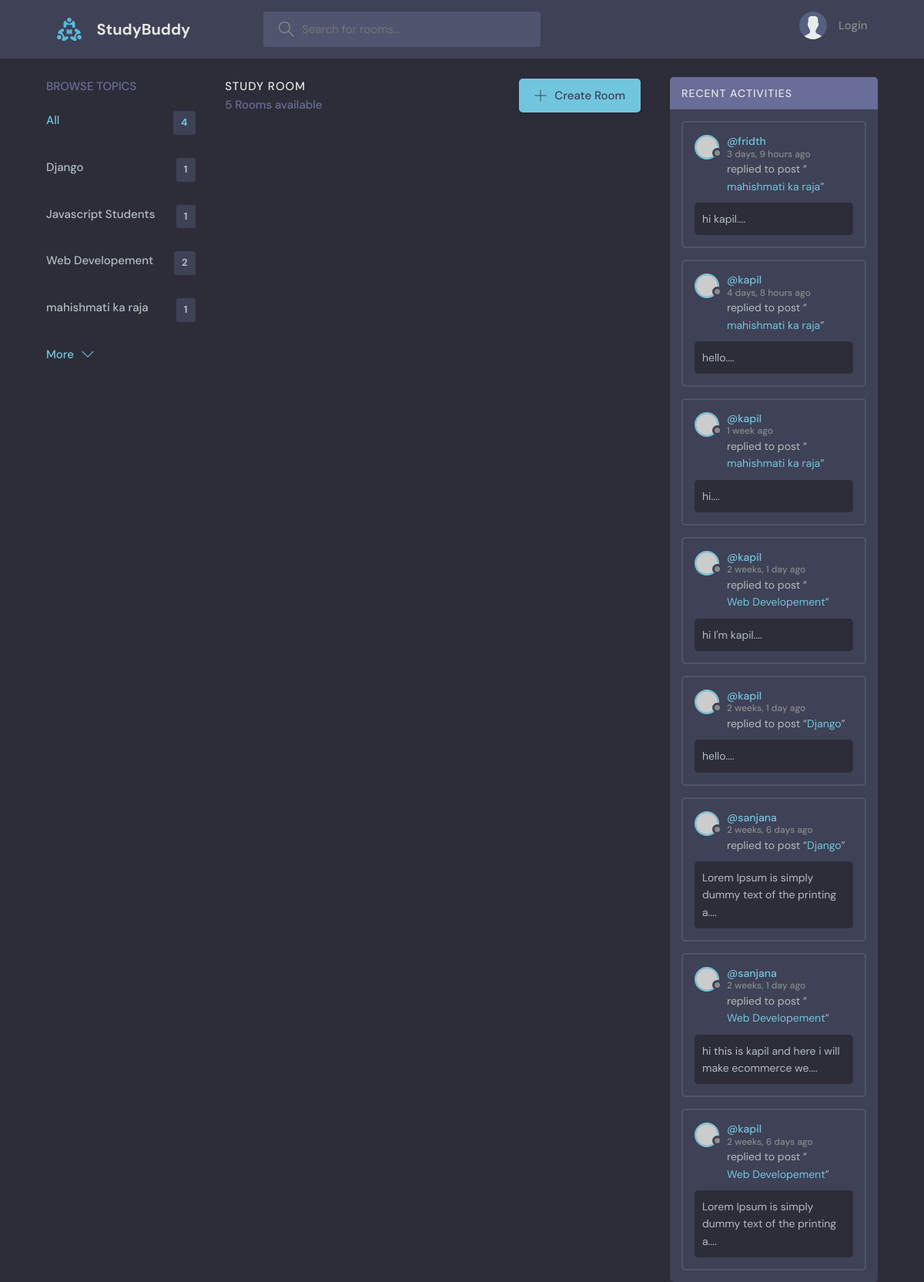
The page / on the database its author committed.
### base/models.py (models this page shows, shortened)
class Topic(models.Model):
    name=models.CharField(max_length=200)
    def __str__(self):
        return self.name

class Message(models.Model):
    user=models.ForeignKey(User,on_delete=models.CASCADE, default=True)
    room=models.ForeignKey(Room, on_delete=models.CASCADE )
    body=models.TextField()
    updated=models.DateTimeField(auto_now=True)
    created=models.DateTimeField(auto_now_add=True)
    class Meta():
        ordering= ['-updated','-created']
    def __str__(self):
        return self.body[0:50]

class Room(models.Model):
    host=models.ForeignKey(User,on_delete=models.SET_NULL, null=True)
    topic=models.ForeignKey(Topic, on_delete=models.SET_NULL, null=True)
    name=models.CharField(max_length=100)
    description=models.TextField(null=True , blank=True)
    participants=models.ManyToManyField(User, related_name='participants',blank=True)
    updated=models.DateTimeField(auto_now=True)
    created=models.DateTimeField(auto_now_add=True)
    class Meta():
        ordering= ['-updated','-created']

### base/views.py (the view)
# urls.py: path('', views.home,name='home'),
def home(request):
    q=request.GET.get('q') if request.GET.get('q') != None else ''
    rooms=Room.objects.filter(topic__name__icontains=q)
    topic=Topic.objects.all()
    room_messages=Message.objects.filter(room__topic__name__icontains=q)
    context={'rooms':rooms, 'topic':topic,'room_messages': room_messages}
    return render(request,'base/home.html', context)

### base/templates/base/home.html (shortened to what this page needs)
{% extends 'main.html' %}
{% block content %}
    <main class="layout layout--3">
      <div class="container">
        {% include 'base/topic.html' %}
        <div class="roomList">
          <div class="roomList__header">
            <div>
              <h2>Study Room</h2>
              <p>{{rooms.count}} Rooms available</p>
            </div>
            <a class="btn btn--main" href="{% url 'create-form' %}">
              <svg version="1.1" xmlns="http://www.w3.org/2000/svg" width="32" height="32" viewBox="0 0 32 32">
                <title>add</title>
                <path
                  d="M16.943 0.943h-1.885v14.115h-14.115v1.885h14.115v14.115h1.885v-14.115h14.115v-1.885h-14.115v-14.115z"
                ></path>
              </svg>
              Create Room
            </a>
          </div>
        </div>
        <div class="activities">
          <div class="activities__header">
            <h2>Recent Activities</h2>
          </div>
          {% include 'base/recent_activity.html' %}
        </div>
      </div>
    </main>
    {% endblock content %}

### base/templates/base/topic.html
<div class="topics">
    <div class="topics__header">
      <h2>Browse Topics</h2>
    </div>
    <ul class="topics__list">
      <li>
        <a href="{% url 'home' %}" class="active">All <span>{{topic.all.count}}</span></a>
      </li>
      {% for topic in topic %}
      <li>
        <a href="{% url 'home' %}?q={{topic.name}}">{{topic.name}}<span>{{topic.room_set.all.count}}</span></a>
      </li>
      {%endfor%}
    </ul>
    <a class="btn btn--link" href="{% url 'topics' %}">
      More
      <svg version="1.1" xmlns="http://www.w3.org/2000/svg" width="32" height="32" viewBox="0 0 32 32">
        <title>chevron-down</title>
        <path d="M16 21l-13-13h-3l16 16 16-16h-3l-13 13z"></path>
      </svg>
    </a>
  </div>

### base/templates/base/recent_activity.html (shortened to what this page needs)
{% for message in room_messages %}
<div class="activities__box">
    <div class="activities__boxHeader roomListRoom__header">
      <a href="{% url 'user-profile' message.user.id %}" class="roomListRoom__author">
        <div class="avatar avatar--small">
          <img src="https://randomuser.me/api/portraits/women/11.jpg" />
        </div>
        <p>
          @{{message.user}}
          <span>{{message.created|timesince}} ago</span>
        </p>
      </a>
    </div>
    <div class="activities__boxContent">
      <p>replied to post “<a href="{% url 'room' message.room.id %}">{{message.room.topic}}</a>”</p>
      <div class="activities__boxRoomContent">
        {{message}}....
      </div>
    </div>
  </div>
{% endfor %}

### static/styles/style.css (style rules this page uses)
:root { --color-main: #71c6dd; --color-main-light: #e1f6fb; --color-dark: #3f4156; --color-dark-medium: #51546e; --color-dark-light: #696d97; --color-light: #e5e5e5; --color-gray: #8b8b8b; --color-light-gray: #b2bdbd; --color-bg: #2d2d39; --color-success: #5dd693; --color-error: #fc4b0b; }
* { font-family: "DM Sans", -apple-system, BlinkMacSystemFont, "Segoe UI", Roboto, Oxygen, Ubuntu, Cantarell, "Open Sans", "Helvetica Neue", sans-serif; margin: 0; padding: 0; box-sizing: border-box; text-rendering: optimizeLegibility; font-size: inherit; }
html { font-size: 56.25%; }
@media only screen and (min-width: 1200px) { html { font-size: 62.5%; } }
body { line-height: 1.6; font-weight: 400; font-size: 1.5rem; color: var(--color-light-gray); background-color: var(--color-bg); min-height: 100vh; }
img { width: 100%; }
a { display: inline-block; color: var(--color-main); text-decoration: none; }
.container { max-width: 120rem; width: 90%; margin: auto; }
.btn { background-color: transparent; border: none; display: inline-flex; align-items: center; gap: 1rem; cursor: pointer; transition: all ease-in-out 0.3s; padding: 1rem 2rem; border-radius: 5px; box-shadow: 1px 1px 3px 1px rgba(0, 0, 0, 0.15); font-weight: 500; }
.btn--link { border-radius: 0; padding: 0; color: var(--color-main); box-shadow: none; }
.btn--main { background-color: var(--color-main); color: var(--color-dark); }
.btn > svg { fill: currentColor; width: 1.6rem; height: 1.6rem; }
.avatar { position: relative; display: inline-block; border-radius: 50%; border: 2px solid var(--color-main); }
.avatar img { display: block; border-radius: 50%; object-fit: cover; object-position: center; }
.avatar::after { content: ""; display: block; position: absolute; background-color: var(--color-gray); z-index: 111; border-radius: 50%; border: 0.3rem solid var(--color-dark); }
.avatar.avatar--small img { width: 2.8rem; height: 2.8rem; }
.avatar.avatar--small:after { width: 0.7rem; height: 0.7rem; bottom: 0px; right: -6px; }
.layout { margin-top: 2.4rem; }
.layout > .container { display: flex; justify-content: space-between; align-items: flex-start; }
.layout--3 > .container > div:first-child { flex-basis: 18%; max-width: 22.5rem; }
.layout--3 > .container > div:nth-child(2) { flex-basis: 50%; }
.layout--3 > .container > div:last-child { flex-basis: 25%; }
.topics__header { margin-bottom: 2rem; }
.topics__header h2 { text-transform: uppercase; font-weight: 500; color: var(--color-dark-light); }
.topics__list { list-style: none; }
.topics__list li a { display: flex; justify-content: space-between; margin-bottom: 3rem; font-weight: 500; color: var(--color-light-gray); transition: all 0.3s ease-in-out; }
.topics__list li a.active, .topics__list li a:hover { color: var(--color-main); }
.topics__list li a span { padding: 0.5rem 1rem; background-color: var(--color-dark); border-radius: 3px; font-size: 1.3rem; font-weight: 700; letter-spacing: 1px; }
.roomList__header { display: flex; justify-content: space-between; align-items: center; margin-bottom: 2.4rem; }
.roomList__header h2 { text-transform: uppercase; font-weight: 500; color: var(--color-light); letter-spacing: 1px; }
.roomList__header p { font-weight: 500; color: var(--color-dark-light); }
.roomListRoom__header { display: flex; justify-content: space-between; align-items: center; }
.roomListRoom__author { font-weight: 500; display: flex; align-items: center; gap: 1rem; }
.activities { background: var(--color-dark); border-radius: 5px; overflow: hidden; }
.activities__header h2 { background-color: var(--color-dark-light); text-transform: uppercase; font-weight: 500; padding: 1rem 1.5rem; color: var(--color-light); letter-spacing: 1px; font-size: 1.4rem; }
.activities__box { margin: 1.5rem; padding: 1.5rem; border: 2px solid var(--color-dark-medium); border-radius: 5px; }
.activities__boxHeader p { font-size: 1.4rem; line-height: 1.3; }
.activities__boxHeader p span { color: var(--color-gray); font-size: 1.2rem; display: block; }
.activities__boxContent { margin-left: 4.2rem; }
.activities__boxContent { font-size: 1.4rem; }
.activities__boxRoomContent { background: var(--color-bg); padding: 1rem; border-radius: 5px; margin-top: 1rem; margin-left: -4.2rem; }

### rows shown on the page
Topic: name "Django", room_set.all.count "1"
Topic: name "Javascript Students", room_set.all.count "1"
Topic: name "Web Developement", room_set.all.count "2"
Topic: name "mahishmati ka raja", room_set.all.count "1"
Message: user "fridth", created "3 days, 9 hours", room.topic "mahishmati ka raja", body "hi kapil"
Message: user "kapil", created "4 days, 8 hours", room.topic "mahishmati ka raja", body "hello"
Message: user "kapil", created "1 week", room.topic "mahishmati ka raja", body "hi"
Message: user "kapil", created "2 weeks, 1 day", room.topic "Web Developement", body "hi I'm kapil"
Message: user "kapil", created "2 weeks, 1 day", room.topic "Django", body "hello"
Message: user "sanjana", created "2 weeks, 6 days", room.topic "Django", body "Lorem Ipsum is simply dummy text of the printing a"
Message: user "sanjana", created "2 weeks, 1 day", room.topic "Web Developement", body "hi this is kapil and here i will make ecommerce we"
Message: user "kapil", created "2 weeks, 6 days", room.topic "Web Developement", body "Lorem Ipsum is simply dummy text of the printing a"

### other values the page prints
{{ topic.all.count }} "4"
{{ rooms.count }} "5"
